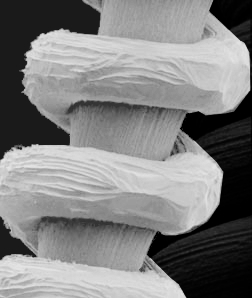
#> input picture Digital_Image_Processing/空域增强技术/实验三平滑技术/reference/test3_1.jpg, 252 x 298 px
$ python exp_3_2.py   (Python 2 division)
#> lines starting #> are read from the running program, lines starting #| are printed output that depends on the picture
### Digital_Image_Processing/空域增强技术/实验三平滑技术/reference/mymeanfilter.py
# -*- coding:utf-8 -*-

from scipy import signal
import matplotlib.pylab as pl
import matplotlib.cm as cm
import numpy as np
import Image

def mymeanfilter(im_0,size):
    (R,C) = size
    im_1 = im_0.copy()
    (M,N) = im_0.shape
#> M = 298; N = 252
    R = int(R)
    C = int(C)
    for m in range(R/2,M-R/2):
        for n in range(C/2,N-C/2):
            im_1[m,n] = np.mean(im_0[m-R/2:m+R/2+1,n-C/2:n+C/2+1])
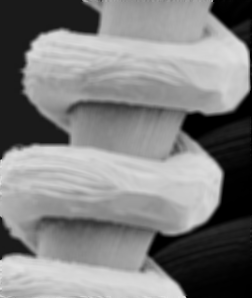
#> im_1: shape (298, 252) float64; min 0, max 0.885, mean 0.502
    return im_1

### Digital_Image_Processing/空域增强技术/实验三平滑技术/reference/mystdfilter.py
# -*- coding:utf-8 -*-

from scipy import signal
import matplotlib.pylab as pl
import matplotlib.cm as cm
import numpy as np
import Image

def mystdfilter(im_0,im_1,size):
    [R,C] = size
    # im_0为原始图像
    # im_1 为经过均值滤波后的图像
    # 图像必须为double类型，才能进行数学操作
    im_2 = im_0.copy()
    (M,N) = im_0.shape
#> M = 298; N = 252
    R = int(R)
    C = int(C)
    for m in range(R/2,M-R/2):
        for n in range(C/2,N-C/2):
            im_2[m,n] = np.sqrt(np.mean((im_1[m,n]-im_0[m-R/2:m+R/2+1,n-C/2:n+C/2+1])**2))
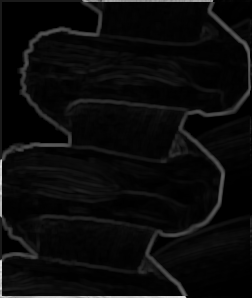
#> im_2: shape (298, 252) float64; min 0, max 0.875, mean 0.0452
    return im_2

### Digital_Image_Processing/空域增强技术/实验三平滑技术/reference/exp_3_2.py
# -*- coding:utf-8 -*-

import matplotlib.pylab as pl
import matplotlib.cm as cm
import numpy as np
import Image
from mymeanfilter import mymeanfilter
from mystdfilter import mystdfilter

im_0 = np.asarray(Image.open('test3_1.jpg').convert('L'))/float(255)
fig = pl.figure(figsize=(8,4))
# ax_1
ax_1 = fig.add_subplot(131)
ax_1.imshow(im_0,cmap=cm.gray)
ax_1.set_title('input image')
ax_1.set_xticks([])
ax_1.set_yticks([])
# ax_2
ax_2 = fig.add_subplot(132)
im_1 = mymeanfilter(im_0,[5,5])
ax_2.imshow(im_1,cmap=cm.gray)
ax_2.set_title('my mean filter')
ax_2.set_xticks([])
ax_2.set_yticks([])
# ax_3
ax_3 = fig.add_subplot(133)
im_2 = mystdfilter(im_0,im_1,[5,5])
ax_3.imshow(im_2,cmap=cm.gray)
ax_3.set_title('my std filter')
ax_3.set_xticks([])
ax_3.set_yticks([])
fig.suptitle('exp_3_2')
fig.savefig('exp_3_2.jpg')
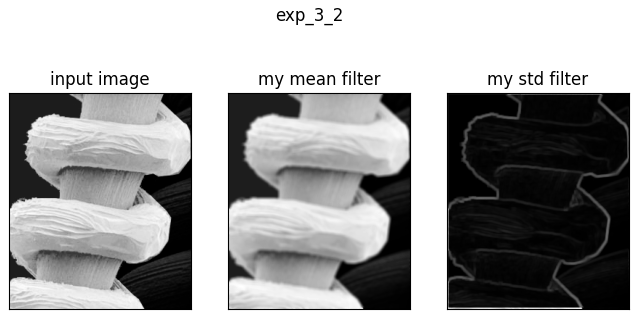
#> figure drawn by matplotlib, 3 panels
fig.savefig('exp_3_2.eps')

$ run again, with Digital_Image_Processing/空域增强技术/实验三平滑技术/reference/test3_2.jpg copied over Digital_Image_Processing/空域增强技术/实验三平滑技术/reference/test3_1.jpg
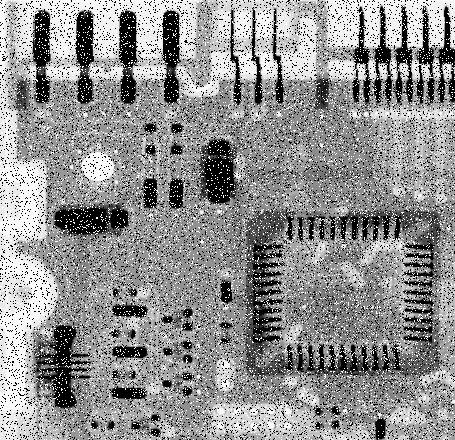
#> input picture Digital_Image_Processing/空域增强技术/实验三平滑技术/reference/test3_2.jpg, 455 x 440 px
#> after the loop in mystdfilter, `for m in range(R/2,M-R/2):`:
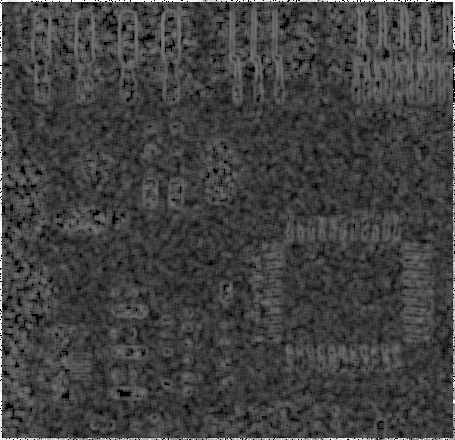
#> im_2: shape (440, 455) float64; min 0, max 1, mean 0.257
#> `fig.savefig('exp_3_2.jpg')`:
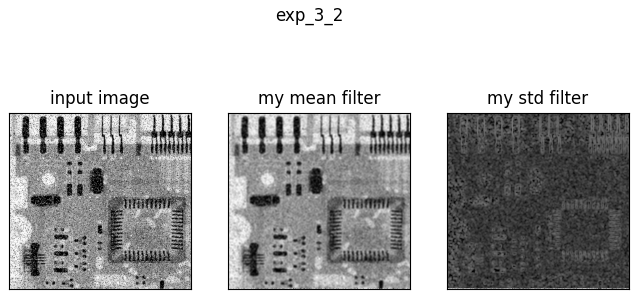
#> figure drawn by matplotlib, 3 panels
